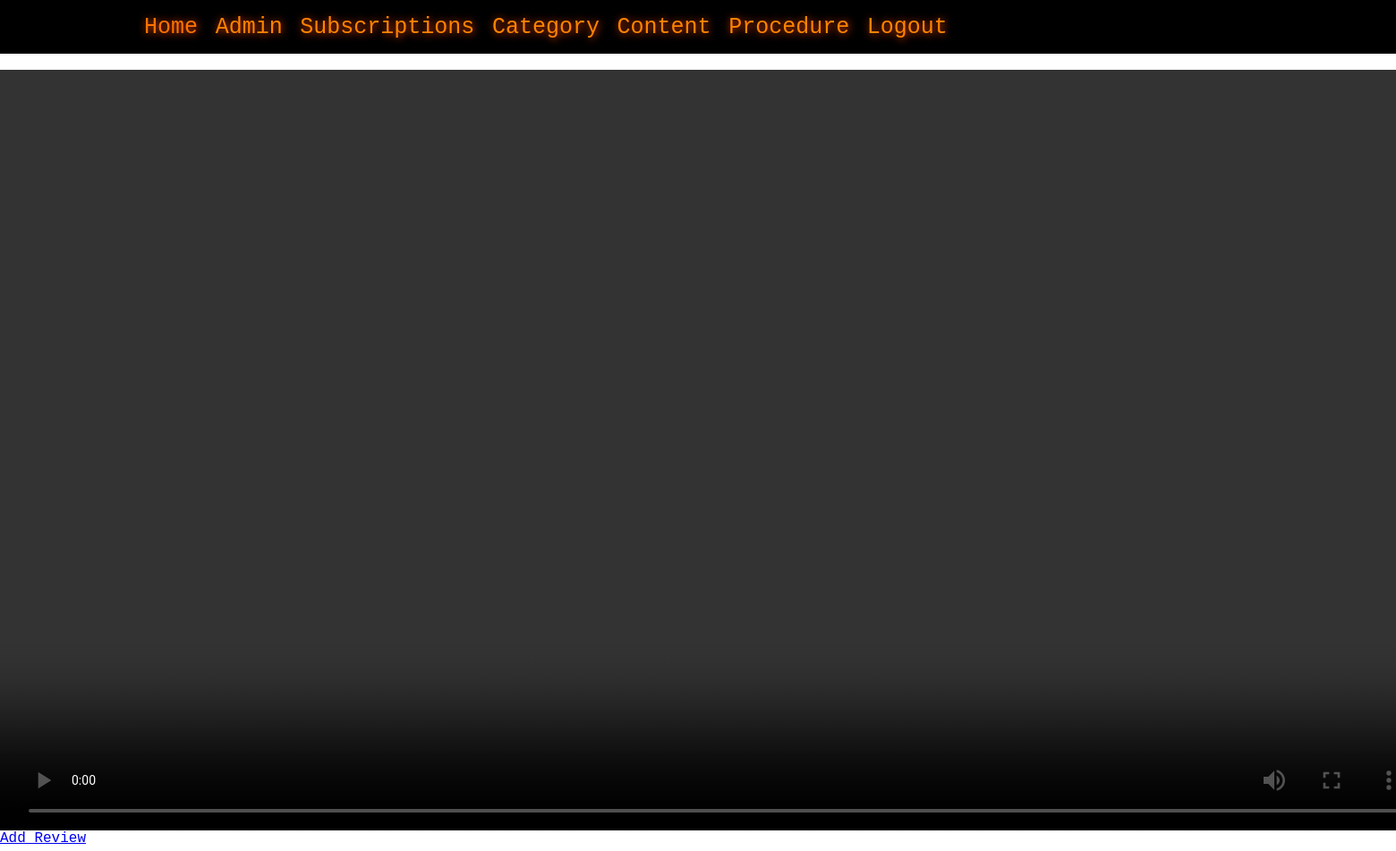
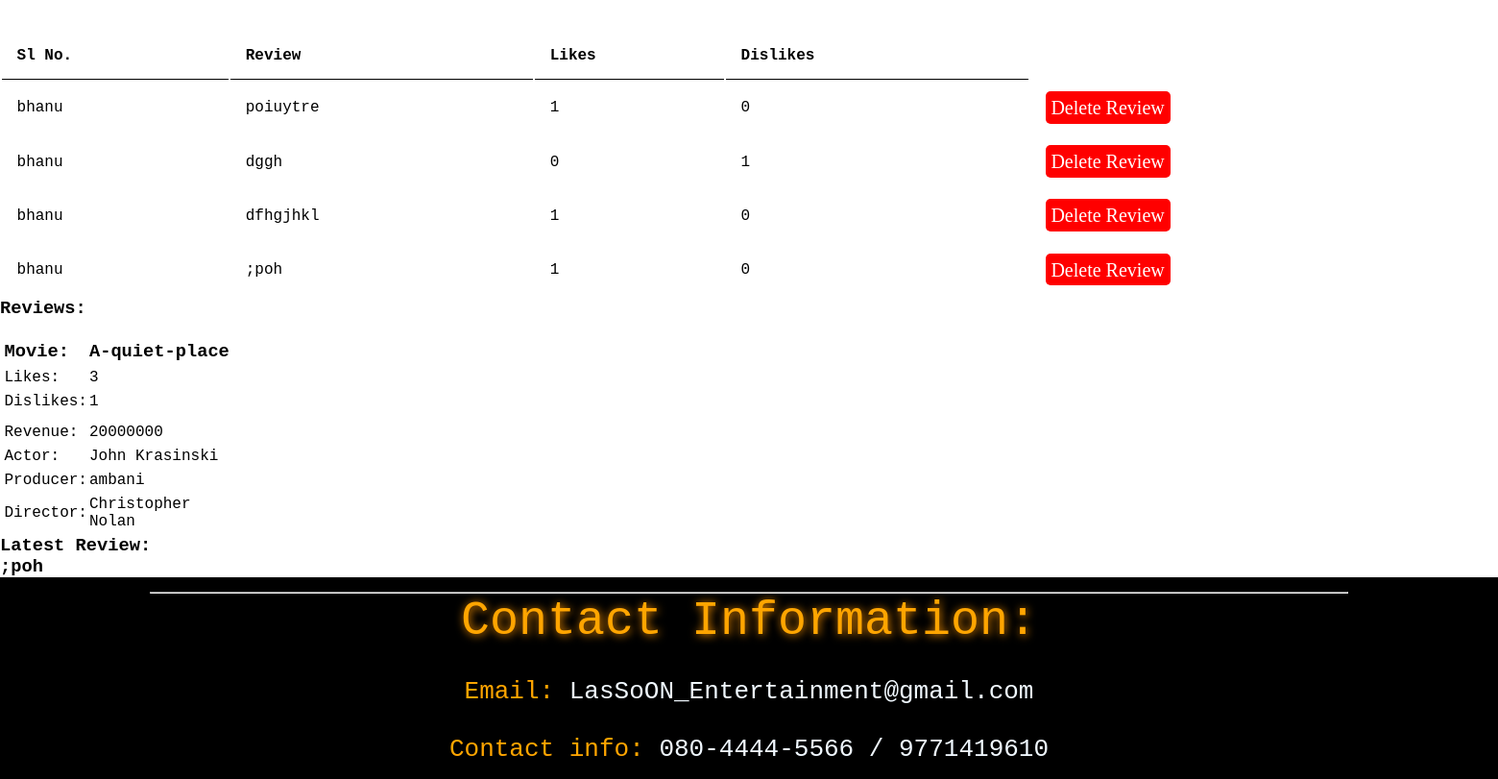
/watch.php?id=6 (signed in), run on the app's committed database (2 pictures, top to bottom).
### tables this page shows
CREATE TABLE `review` (
  `id` int(11) NOT NULL,
  `likes` int(11) DEFAULT NULL,
  `dislikes` int(11) DEFAULT NULL,
  `review` varchar(255) DEFAULT NULL,
  `movie_id` int(11) DEFAULT NULL,
  `user_id` int(11) DEFAULT NULL
);

CREATE TABLE `users` (
  `id` int(11) NOT NULL,
  `F_name` varchar(30) DEFAULT NULL,
  `L_name` varchar(30) DEFAULT NULL,
  `age_req` int(11) DEFAULT NULL,
  `email` varchar(255) DEFAULT NULL,
  `username` varchar(255) DEFAULT NULL,
  `gender` varchar(30) DEFAULT NULL,
  `subscription` int(11) DEFAULT NULL,
  `password` varchar(100) DEFAULT NULL
);

CREATE TABLE `movies` (
  `id` int(11) NOT NULL,
  `age_req` varchar(10) DEFAULT NULL,
  `genre` int(11) DEFAULT NULL,
  `description` varchar(255) DEFAULT NULL,
  `revenue` int(11) DEFAULT NULL,
  `title` varchar(100) DEFAULT NULL,
  `image_name` varchar(255) DEFAULT NULL,
  `actor` varchar(100) DEFAULT NULL,
  `producer` varchar(100) DEFAULT NULL,
  `director` varchar(100) DEFAULT NULL,
  `featured` varchar(10) DEFAULT NULL,
  `active` varchar(10) DEFAULT NULL
);

### watch.php (the view, shortened to what this page needs)
<?php include('./partials-front/menu.php') ?>
<div class="container1">
<?php
        if(isset($_GET['id']))
        {
           $id = $_GET['id'];
           $sql2 = "SELECT * FROM movies WHERE id=$id";
           $res2 = mysqli_query($conn, $sql2);
           $count2 = mysqli_num_rows($res2);
           if($count2==1)
           {
                $row2 = mysqli_fetch_assoc($res2);
                $movietitle = $row2['title'];
                $movie_revenue = $row2['revenue'];
                $movie_actor = $row2['actor'];
                $movie_producer = $row2['producer'];
                $movie_director = $row2['director'];
           }
           else
           {
                $_SESSION['no-genre'] = "<div class='error'>No Genres Found</div>";
                header('location:'.SITEURL.'./foods.php');
           }
        }
        else
        {
            header('location:'.SITEURL.'./foods.php');
        }
    ?>
    <section class="food-search1">
        <br>
        <video class="video" autoplay src="./video/bunny.mp4" width="1600px" height="850px" type="video/mp4" controls></video>
        <div class="container">
            <a href="<?php echo SITEURL; ?>./add-review.php?id=<?php echo $id ?>" class="btn-primary1">Add Review</a>
            <br><br>
            <table class="tbl-full">
                <tr class="reviewtext">
                    <th>Sl No.</th>
                    <th>Review</th>
                    <th>Likes</th>
                    <th>Dislikes</th>
                </tr>
                <?php
                $sql = "SELECT * FROM review WHERE movie_id = '$id' ";
                $res = mysqli_query($conn, $sql);
                $count = mysqli_num_rows($res);
                $like_count = 0;
                $dislike_count = 0;
                if($count>0)
                {
                    while($row=mysqli_fetch_assoc($res))
                    {
                        $id = $row['user_id'];
                        $review = $row['review'];
                        $likes = $row['likes'];
                        $dislikes = $row['dislikes'];
                        $sql5 = "SELECT * FROM users WHERE id = '$id'";
                        $res5 = mysqli_query($conn, $sql5);
                        while($row5=mysqli_fetch_assoc($res5))
                        {
                            $username = $row5['username'];
                        }
                        ?>
                        <tr class="reviewtext">
                            <td ><?php echo $username ?></td>
                            <td ><?php echo $review ?></td>
                            <td><?php echo $likes?></td>
                            <td><?php echo $dislikes?></td>
                                <?php
                                    if($likes == '1')
                                    {
                                        $like_count++;
                                    }
                                    if($dislikes == '1')
                                    {
                                        $dislike_count++;
                                    }
                                ?>
                            <td>
                                <a href="<?php echo SITEURL; ?>./delete-review.php?id=<?php echo $id; ?>" class="btn-danger">Delete Review</a>
                            </td>
                        </tr>
                        <?php
                    }
                }
                else
                {
                    ?>
                    <tr>
                        <td colspan="6"><div class="error">No Review added. </div></td>
                    </tr>
                    <?php
                }
                ?>
        </div>
        <br>
    </section>
    <div class="container">
    <table class="tbl-20 input-responsivee">
        <tr  class="text-black">
            <td><h3>Movie:</h3>
        </td>
            <td>
            <h3><?php echo $movietitle  ?></h3>
            </td>
        </tr>
        <h3 class="reviewtext">Reviews:</h3>
        <tr class="text-black">
            <td >Likes:</td>
            <td ><?php echo $like_count ?></td>
        </tr>
        <tr class="text-black">
            <td>Dislikes:</td>
            <td><?php echo $dislike_count ?></td>
        </tr>
        <tr>
            <td><h3></h3></td>
        </tr>
        <tr  class="text-black">
            <td>Revenue:</td>
            <td><?php echo $movie_revenue  ?></td>
        </tr>
        <tr  class="text-black">
            <td>Actor:</td>
            <td><?php echo $movie_actor  ?></td>
        </tr>
        <tr  class="text-black">
            <td>Producer:</td>
            <td><?php echo $movie_producer  ?></td>
        </tr>
        <tr  class="text-black">
            <td>Director:</td>
            <td><?php echo $movie_director  ?></td>
        </tr>
        <form class="order">
            <br>
            <table>
                <tr>
                    <h3 class="reviewtext">Latest Review:</h3>
                    <h3 name="review" class="input-responsivee" cols="30" rows="5" ><?php echo $review ?></h3>
                </tr>
            </table>
        </form>
    </table>
    </div>
</div>
<?php include('./partials-front/footer.php') ?>

### css/admin.css (style rules this page uses)
* { margin: 0; padding: 0%; font-family: 'Courier New', Courier, monospace; }
.tbl-full { width: 100%; }
table tr th { border-bottom: 1px solid black; padding: 1%; text-align: left; }
table tr td { padding: 1%; }
.btn-danger { background-color: rgb(255, 0, 0); text-decoration: none; color: rgb(255, 255, 255); padding: 1.3%; font-weight: 100; font-size: 20px; border-radius: 5px 5px 5px 5px; font-family:'Times New Roman', Times, serif; }

### data on the page
review: user.username "bhanu", review "poiuytre", likes "1", dislikes "0"
review: user.username "bhanu", review "dggh", likes "0", dislikes "1"
review: user.username "bhanu", review "dfhgjhkl", likes "1", dislikes "0"
review: user.username "bhanu", review ";poh", likes "1", dislikes "0"
movies: title "A-quiet-place", revenue "20000000", actor "John Krasinski", producer "ambani", director "Christopher Nolan"

### other printed values
$like_count "3"
$dislike_count "1"
